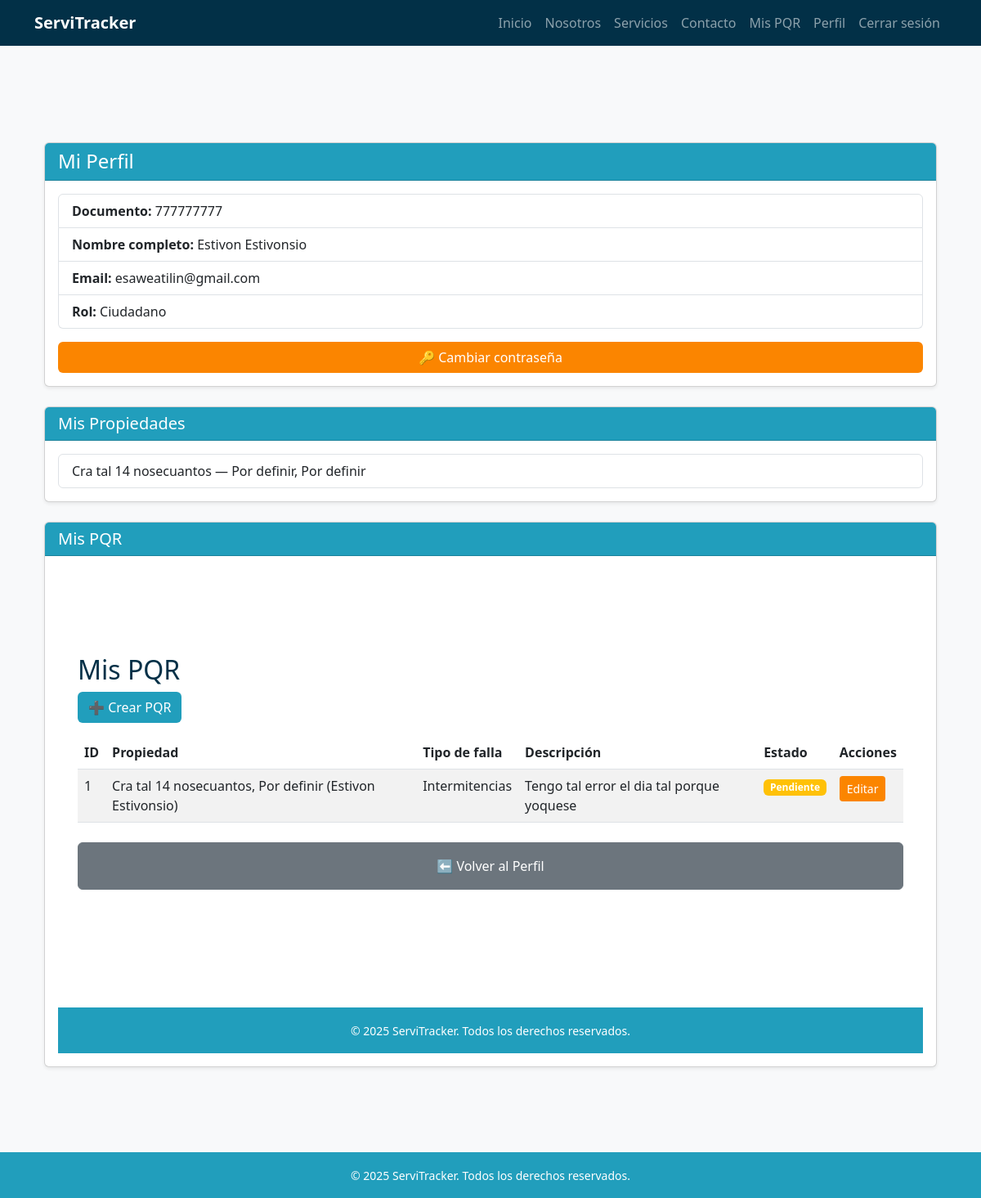
The page /usuarios/perfil/ (signed in) on the database as committed earlier.
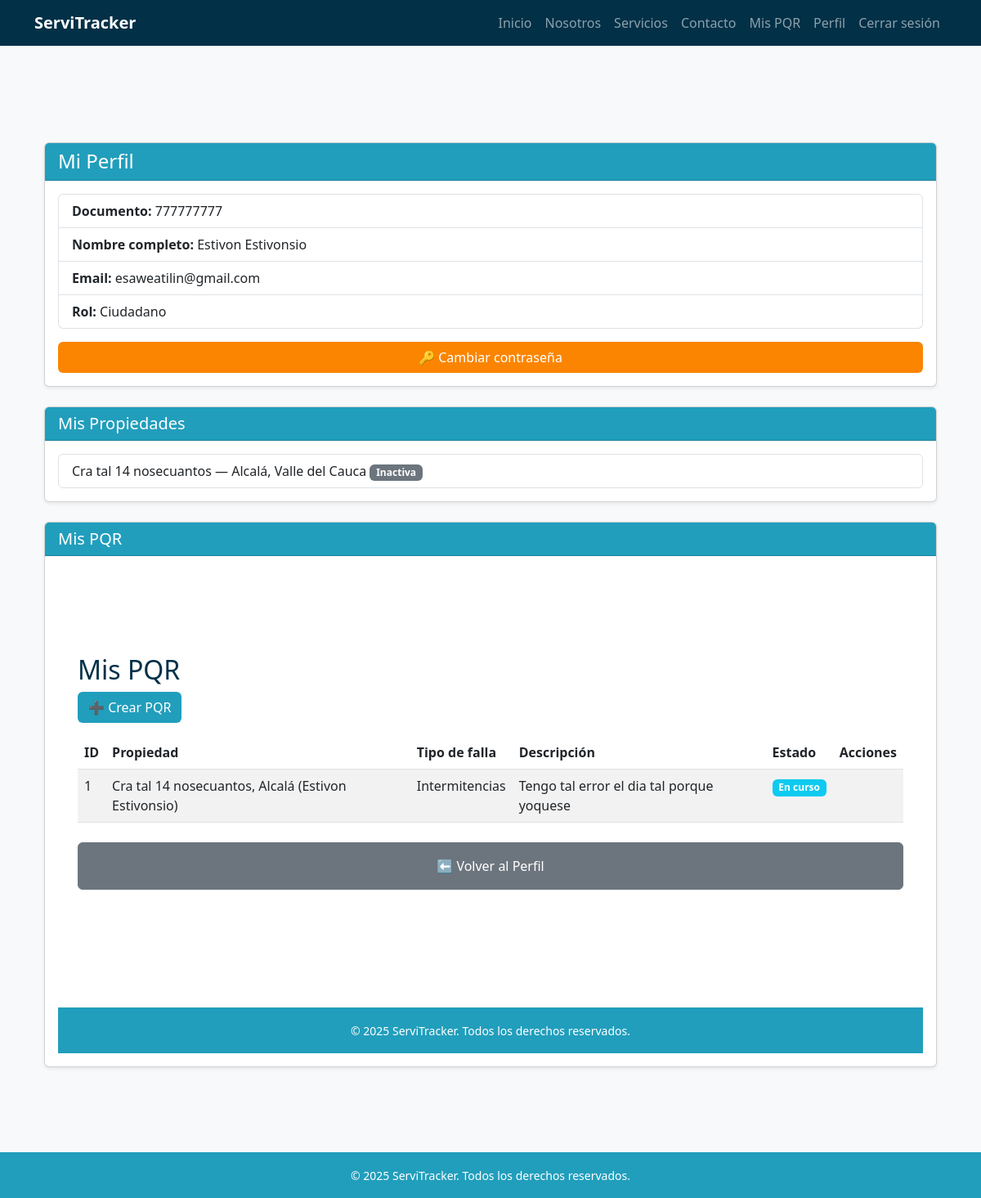
The same page on the database as committed later.
### propiedades/models.py (models this page shows)
class Propiedad(models.Model):
    usuario = models.ForeignKey(
        settings.AUTH_USER_MODEL,
        on_delete=models.CASCADE,
        related_name='propiedades'
    )
    departamento = models.CharField(max_length=100)
    ciudad = models.CharField(max_length=100)
    direccion = models.CharField(max_length=200)
    activa = models.BooleanField(default=True)
    def __str__(self):
        nombre = self.usuario.get_full_name() if hasattr(self.usuario, 'get_full_name') else str(self.usuario)
        return f"{self.direccion}, {self.ciudad} ({nombre})"

### pqr/models.py (models this page shows, shortened)
class PQR(models.Model):
    ciudadano = models.ForeignKey(
        settings.AUTH_USER_MODEL,
        on_delete=models.SET_NULL,
        null=True,
        blank=True,
        related_name="pqrs_ciudadano"
    )
    propiedad = models.ForeignKey(
        Propiedad,
        on_delete=models.SET_NULL,
        null=True,
        blank=True
    )
    tipo_falla = models.ForeignKey(
        TipoFalla,
        on_delete=models.PROTECT
    )
    descripcion = models.TextField()
    estado = models.ForeignKey(
        EstadoPQR,
        on_delete=models.PROTECT
    )
    tecnico_asignado = models.ForeignKey(
        settings.AUTH_USER_MODEL,
        on_delete=models.SET_NULL,
        null=True,
        blank=True,
        related_name="pqrs_tecnico"
    )
    fecha_creacion = models.DateTimeField(auto_now_add=True)
    fecha_actualizacion = models.DateTimeField(auto_now=True)

class EstadoPQR(models.Model):
    nombre = models.CharField(max_length=50)

class TipoFalla(models.Model):
    nombre = models.CharField(max_length=100)
    def __str__(self):
        return self.nombre

### usuarios/models.py (models this page shows, shortened)
class Usuario(AbstractBaseUser, PermissionsMixin):
    ROLES = [
        ("administrador", "Administrador"),
        ("agente", "Agente"),
        ("tecnico", "Técnico"),
        ("ciudadano", "Ciudadano"),
    ]
    documento = models.CharField(max_length=20, unique=True)
    email = models.EmailField(blank=True, null=True)
    nombres = models.CharField(max_length=100, blank=True, null=True)
    apellidos = models.CharField(max_length=100, blank=True, null=True)
    rol = models.CharField(max_length=20, choices=ROLES, default="ciudadano")
    especialidad = models.ForeignKey(Especialidad, on_delete=models.SET_NULL, null=True, blank=True)
    is_active = models.BooleanField(default=True)
    is_staff = models.BooleanField(default=False)
    date_joined = models.DateTimeField(auto_now_add=True)
    objects = UsuarioManager()
    USERNAME_FIELD = "documento"
    REQUIRED_FIELDS = []  # puedes agregar 'email' si quieres que sea obligatorio
    def get_full_name(self):
        nombre = (self.nombres or "").strip()
        apellido = (self.apellidos or "").strip()
        full = f"{nombre} {apellido}".strip()
        return full or ""

### usuarios/views.py (the view)
# urls.py: path("perfil/", views.perfil, name="perfil"),
@login_required
def perfil(request):
    usuario = request.user
    pqr_list = PQR.objects.filter(ciudadano=usuario) if usuario.rol == "ciudadano" else []
    return render(request, "usuarios/perfil.html", {
        "usuario": usuario,
        "pqr_list": pqr_list,
    })

### templates/usuarios/perfil.html (shortened to what this page needs)
{% extends 'base.html' %}
{% block content %}
<div class="container my-5">
    <div class="card shadow-sm">
        <div class="card-header bg-blue-mid text-white">
            <h4 class="mb-0">Mi Perfil</h4>
        </div>
        <div class="card-body">
            <ul class="list-group mb-3">
                <li class="list-group-item"><strong>Documento:</strong> {{ usuario.documento }}</li>
                <li class="list-group-item"><strong>Nombre completo:</strong> {{ usuario.nombres }} {{ usuario.apellidos }}</li>
                <li class="list-group-item"><strong>Email:</strong> {{ usuario.email }}</li>
                <li class="list-group-item"><strong>Rol:</strong> {{ usuario.get_rol_display }}</li>
            </ul>
            <a href="{% url 'cambiar_contrasena' %}" class="btn btn-orange-dark w-100">
                🔑 Cambiar contraseña
            </a>
        </div>
    </div>
    {% if usuario.rol == "ciudadano" %}
    <div class="card shadow-sm mt-4">
        <div class="card-header bg-blue-mid text-white">
            <h5 class="mb-0">Mis Propiedades</h5>
        </div>
        <div class="card-body">
            <ul class="list-group">
                {% for propiedad in usuario.propiedades.all %}
                    <li class="list-group-item">
                        {{ propiedad.direccion }} — {{ propiedad.ciudad }}, {{ propiedad.departamento }}
                        {% if not propiedad.activa %}
                            <span class="badge bg-secondary">Inactiva</span>
                        {% endif %}
                    </li>
                {% empty %}
                    <li class="list-group-item">No tienes propiedades registradas.</li>
                {% endfor %}
            </ul>
        </div>
    </div>
    <div class="card shadow-sm mt-4">
        <div class="card-header bg-blue-mid text-white">
            <h5 class="mb-0">Mis PQR</h5>
        </div>
        <div class="card-body">
            {% include "pqr/mi-lista.html" %}
        </div>
    </div>
    {% endif %}
</div>
{% endblock %}

### templates/pqr/mi-lista.html (shortened to what this page needs)
{% extends 'base.html' %}
{% block content %}
<div class="container my-5">
    <h2 class="text-blue-dark">Mis PQR</h2>
    <a href="{% url 'nuevo_pqr' %}" class="btn btn-blue-mid mb-3">➕ Crear PQR</a>
    <table class="table table-striped">
        <thead>
            <tr>
                <th>ID</th>
                <th>Propiedad</th>
                <th>Tipo de falla</th>
                <th>Descripción</th>
                <th>Estado</th>
                <th>Acciones</th>
            </tr>
        </thead>
        <tbody>
            {% for pqr in pqr_list %}
            <tr>
                <td>{{ pqr.id }}</td>
                <td>{{ pqr.propiedad }}</td>
                <td>{{ pqr.tipo_falla }}</td>
                <td>{{ pqr.descripcion }}</td>
                <td>
                    <span class="badge
                        {% if pqr.estado.nombre == 'Pendiente' %} bg-warning
                        {% elif pqr.estado.nombre == 'En curso' %} bg-info
                        {% elif pqr.estado.nombre == 'Resuelto' %} bg-success
                        {% else %} bg-secondary
                        {% endif %}">
                        {{ pqr.estado.nombre }}
                    </span>
                </td>
                <td>
                    {% if pqr.estado.nombre == "Pendiente" %}
                        <a href="{% url 'editar_pqr' pqr.pk %}" class="btn btn-sm btn-orange-dark">Editar</a>
                    {% endif %}
                </td>
            </tr>
            {% empty %}
            <tr><td colspan="6">No tienes PQR registrados.</td></tr>
            {% endfor %}
        </tbody>
    </table>
    <div class="mt-4">
        <a href="{% url 'perfil' %}" class="btn btn-secondary w-100 py-3">
            ⬅️ Volver al Perfil
        </a>
    </div>
</div>
{% endblock %}

Rows that differ between the two databases and show on the page:
changed Propiedad "Cra tal 14 nosecuantos": ciudad "Por definir" → "Alcalá"; departamento "Por definir" → "Valle del Cauca"; now shows "Inactiva"
changed PQR "Tengo tal error el dia tal porque yoquese": propiedad "Cra tal 14 nosecuantos, Por definir (Estivon Estivonsio)" → "Cra tal 14 nosecuantos, Alcalá (Estivon Estivonsio)"; estado.nombre "Pendiente" → "En curso"; no longer shows "Editar"
